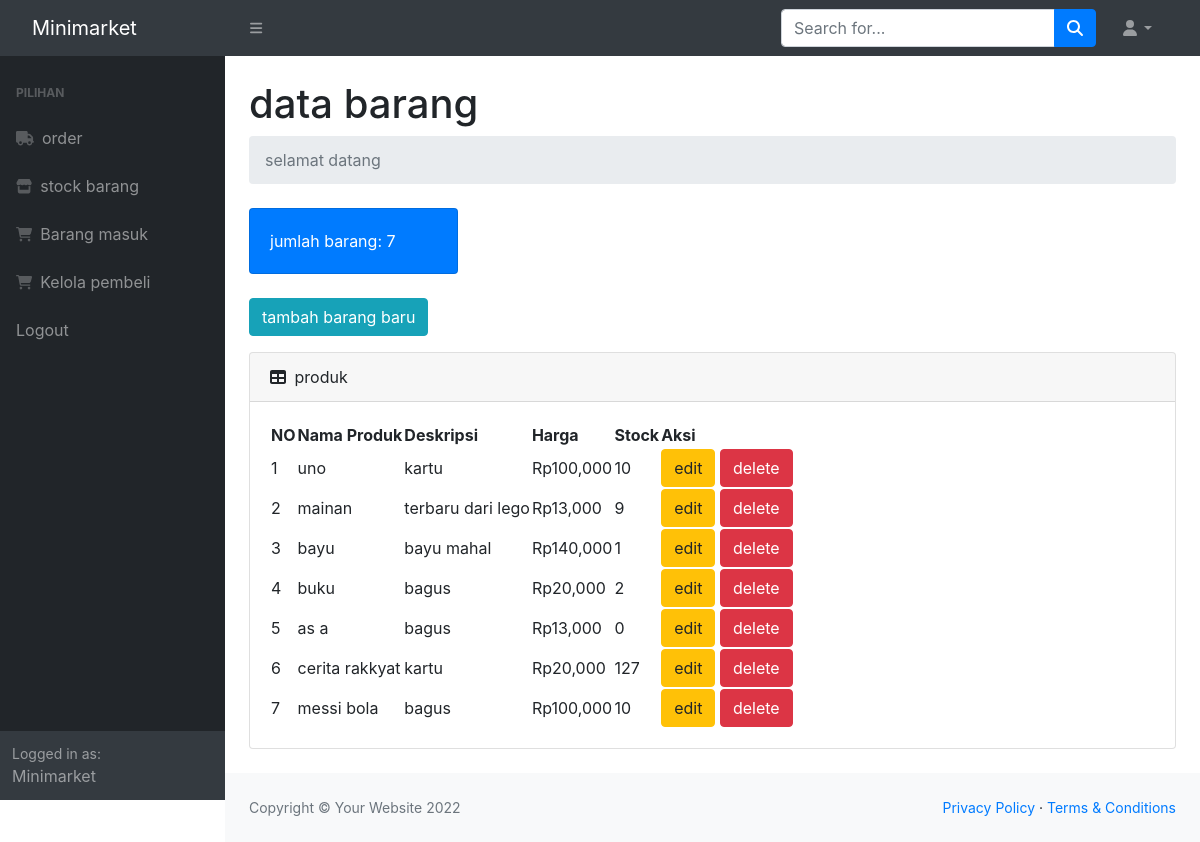
The app's page /stock.php (signed in) with its own data.
### tables this page shows
CREATE TABLE `produk` (
  `idproduk` int(11) NOT NULL,
  `namaproduk` varchar(30) NOT NULL,
  `deskripsi` varchar(50) NOT NULL,
  `harga` int(11) NOT NULL,
  `stock` int(11) NOT NULL
);

### stock.php (the view, shortened to what this page needs)
<?php
require 'ceklogin.php';
$h1 = mysqli_query($c,"select * from produk");
$h2 = mysqli_num_rows($h1);
?>
<!DOCTYPE html>
<html lang="en">
    <head>
        <link href="https://cdn.jsdelivr.net/npm/simple-datatables@latest/dist/style.css" rel="stylesheet" />
        <link href="css/styles.css" rel="stylesheet" />
        <link rel="stylesheet" href="https://cdn.jsdelivr.net/npm/bootstrap@4.6.1/dist/css/bootstrap.min.css">
    </head>
    <body class="sb-nav-fixed">
        <nav class="sb-topnav navbar navbar-expand navbar-dark bg-dark">
            <a class="navbar-brand ps-3" href="index.php">Minimarket</a>
            <button class="btn btn-link btn-sm order-1 order-lg-0 me-4 me-lg-0" id="sidebarToggle" href="#!"><i class="fas fa-bars"></i></button>
            <form class="d-none d-md-inline-block form-inline ms-auto me-0 me-md-3 my-2 my-md-0">
                <div class="input-group">
                    <input class="form-control" type="text" placeholder="Search for..." aria-label="Search for..." aria-describedby="btnNavbarSearch" />
                    <button class="btn btn-primary" id="btnNavbarSearch" type="button"><i class="fas fa-search"></i></button>
                </div>
            </form>
            <ul class="navbar-nav ms-auto ms-md-0 me-3 me-lg-4">
                <li class="nav-item dropdown">
                    <a class="nav-link dropdown-toggle" id="navbarDropdown" href="#" role="button" data-bs-toggle="dropdown" aria-expanded="false"><i class="fas fa-user fa-fw"></i></a>
                </li>
            </ul>
        </nav>
        <div id="layoutSidenav">
            <div id="layoutSidenav_nav">
                <nav class="sb-sidenav accordion sb-sidenav-dark" id="sidenavAccordion">
                    <div class="sb-sidenav-menu">
                        <div class="nav">
                            <div class="sb-sidenav-menu-heading">Pilihan</div>
                            <a class="nav-link" href="index.php">
                                <div class="sb-nav-link-icon"><i class="fa-solid fa-truck"></i></div>
                                order
                            </a>
                            <a class="nav-link" href="stock.php">
                                <div class="sb-nav-link-icon"><i class="fa-solid fa-store"></i></div>
                                stock barang
                            </a>
                            <a class="nav-link" href="masuk.php">
                                <div class="sb-nav-link-icon"><i class="fa-solid fa-cart-shopping"></i></div>
                                Barang masuk
                            </a>
                            <a class="nav-link" href="pembeli.php">
                                <div class="sb-nav-link-icon"><i class="fa-solid fa-cart-shopping"></i></div>
                                Kelola pembeli
                            </a>
                            <a class="nav-link" href="logout.php">
                                Logout
                            </a>
                        </div>
                    </div>
                    <div class="sb-sidenav-footer">
                        <div class="small">Logged in as:</div>
                        Minimarket
                    </div>
                </nav>
            </div>
            <div id="layoutSidenav_content">
                <main>
                    <div class="container-fluid px-4">
                        <h1 class="mt-4">data barang</h1>
                        <ol class="breadcrumb mb-4">
                            <li class="breadcrumb-item active">selamat datang</li>
                        </ol>
                        <div class="row">
                            <div class="col-xl-3 col-md-6">
                                <div class="card bg-primary text-white mb-4">
                                    <div class="card-body">jumlah barang: <?=$h2;?></div>
                                </div>
                            </div>
                        </div>
                            <button type="button" class="btn btn-info mb-3" data-toggle="modal" data-target="#myModal">
                                tambah barang baru
                            </button>
                        <div class="card mb-4">
                            <div class="card-header">
                                <i class="fas fa-table me-1"></i>
                                produk
                            </div>
                            <div class="card-body">
                                <table id="datatablesSimple">
                                    <thead>
                                        <tr>
                                            <th>NO</th>
                                            <th>Nama Produk</th>
                                            <th>Deskripsi</th>
                                            <th>Harga</th>
                                            <th>Stock</th>
                                            <th>Aksi</th>
                                        </tr>
                                    </thead>
                                    <tbody>
                                        <?php
                                        $get = mysqli_query($c,"select * from produk");
                                        $i = 1;
                                        while($p=mysqli_fetch_array($get)){
                                            $namaproduk = $p['namaproduk'];
                                            $deskripsi = $p['deskripsi'];
                                            $harga = $p['harga'];
                                            $stock = $p['stock'];
                                            $idproduk = $p['idproduk'];
                                        ?>
                                            <tr>
                                            <td><?=$i++;?></td>
                                            <td><?=$namaproduk;?></td>
                                            <td><?=$deskripsi;?></td>
                                            <td>Rp<?=number_format($harga);?></td>
                                            <td><?=$stock;?></td>
                                            <td>
                                            <button type="button" class="btn btn-warning " data-toggle="modal" data-target="#edit<?=$idproduk;?>">
                                                edit
                                            </button>
                                             <button type="button" class="btn btn-danger " data-toggle="modal" data-target="#delete<?=$idproduk;?>">
                                                delete
                                            </button></td>
                                            </tr>
                                        <?php
                                        };
                                        ?>
                                    </tbody>
                                </table>
                            </div>
                        </div>
                    </div>
                </main>
                <footer class="py-4 bg-light mt-auto">
                    <div class="container-fluid px-4">
                        <div class="d-flex align-items-center justify-content-between small">
                            <div class="text-muted">Copyright &copy; Your Website 2022</div>
                            <div>
                                <a href="#">Privacy Policy</a>
                                &middot;
                                <a href="#">Terms &amp; Conditions</a>
                            </div>
                        </div>
                    </div>
                </footer>
            </div>
        </div>
    </body>
</html>

### records on screen
produk: namaproduk "uno", deskripsi "kartu", harga "100,000", stock "10"
produk: namaproduk "mainan", deskripsi "terbaru dari lego", harga "13,000", stock "9"
produk: namaproduk "bayu", deskripsi "bayu mahal", harga "140,000", stock "1"
produk: namaproduk "buku", deskripsi "bagus", harga "20,000", stock "2"
produk: namaproduk "as a", deskripsi "bagus", harga "13,000", stock "0"
produk: namaproduk "cerita rakkyat", deskripsi "kartu", harga "20,000", stock "127"
produk: namaproduk "messi bola", deskripsi "bagus", harga "100,000", stock "10"

### other values on screen
$h2 "7"
